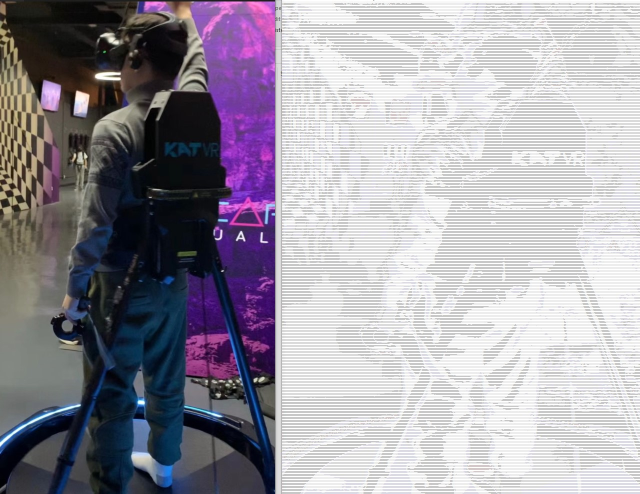
#> input picture imgTochar.jpg, 1279 x 988 px, given in place of video.mp4, which was not available (shown at 1/2 size)
$ python VideoCapture.py
#> lines starting #> are read from the running program, lines starting #| are printed output that depends on the picture; after the words box and inside, x2 and y2 are one past the last pixel; in counts of white or black regions, pixels touching at a corner belong together; pictures that were not available may be replaced by others from this repository, and a replacement may not be noted
# -*- coding: utf-8 -*-
"""
Created on Mon Jul 11 16:14:49 2022

@author: Haowei Li
"""
# importing the necessary libraries
import cv2
import numpy as np

# Creating a VideoCapture object to read the video
cap = cv2.VideoCapture('video.mp4')


# Loop until the end of the video
while (cap.isOpened()):

    # Capture frame-by-frame
    ret, frame = cap.read()
#> frame is the input picture: shape (988, 1279, 3); mean B, G, R 164.4, 155.2, 159
    frame = cv2.resize(frame, (540, 380), fx = 0, fy = 0,
                         interpolation = cv2.INTER_CUBIC)
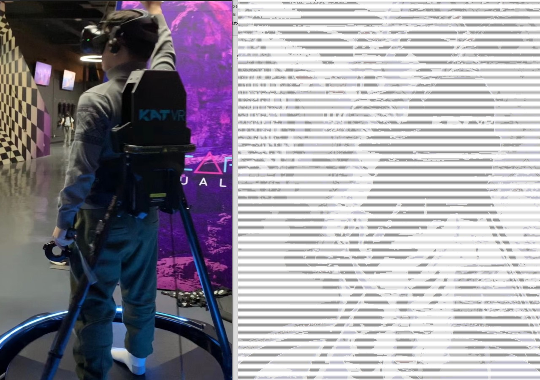
#> frame: shape (380, 540, 3); mean B, G, R 162.7, 153.5, 157.3

    # Display the resulting frame
    cv2.imshow('Frame', frame)

    # conversion of BGR to grayscale is necessary to apply this operation
    gray = cv2.cvtColor(frame, cv2.COLOR_BGR2GRAY)
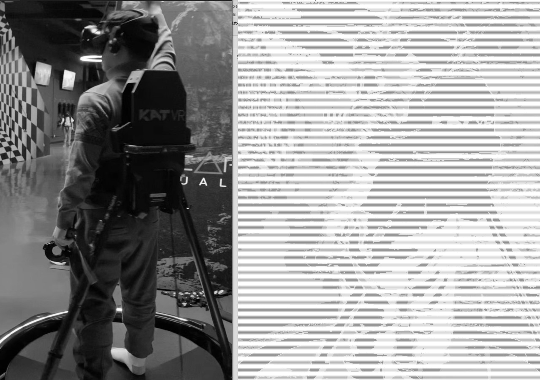
#> gray: shape (380, 540); min 0, max 255, mean 155.7

    # adaptive thresholding to use different threshold
    # values on different regions of the frame.
    Thresh = cv2.adaptiveThreshold(gray, 255, cv2.ADAPTIVE_THRESH_MEAN_C,
                                           cv2.THRESH_BINARY_INV, 11, 2)
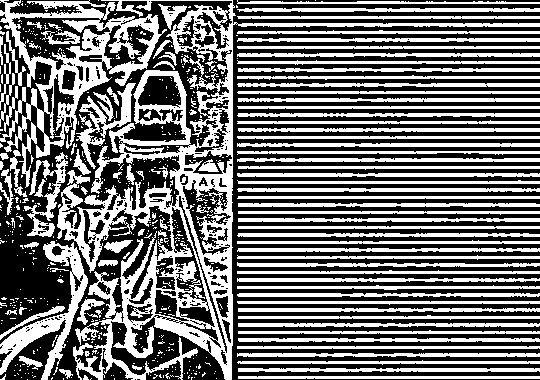
#> Thresh: shape (380, 540); 44.3% white; 590 white regions (476 under 20 px), largest, box (x1, y1, x2, y2) and area: (57, 0, 540, 380) 22471, (0, 0, 167, 158) 7059, (0, 241, 88, 380) 2773

    cv2.imshow('Thresh', Thresh)
    # define q as the exit button
    if cv2.waitKey(25) & 0xFF == ord('q'):
#> (key q is pressed here)
        break

# release the video capture object
cap.release()
# Closes all the windows currently opened.
cv2.destroyAllWindows()

$ run again, on me.jpg
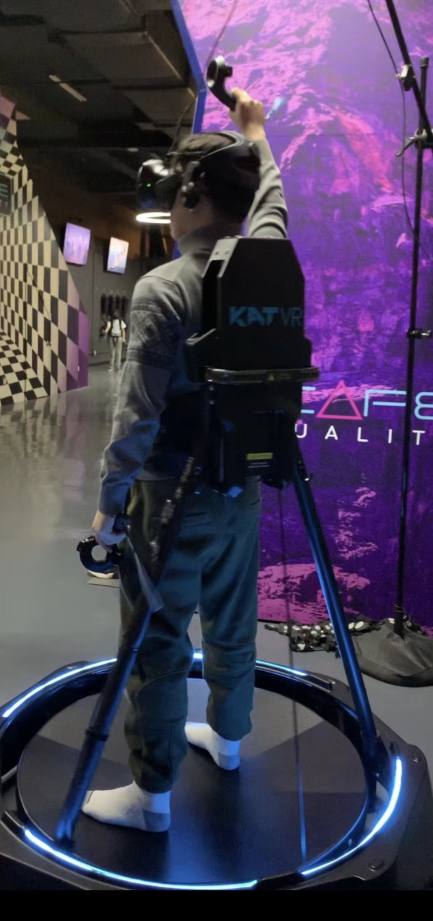
#> input picture me.jpg, 866 x 1841 px, given in place of video.mp4, which was not available (shown at 1/2 size)
#> frame is the input picture: shape (1841, 866, 3); mean B, G, R 85.2, 61.3, 70.7
#> frame: shape (380, 540, 3)
#> `gray = cv2.cvtColor(frame, cv2.COLOR_BGR2GRAY)`:
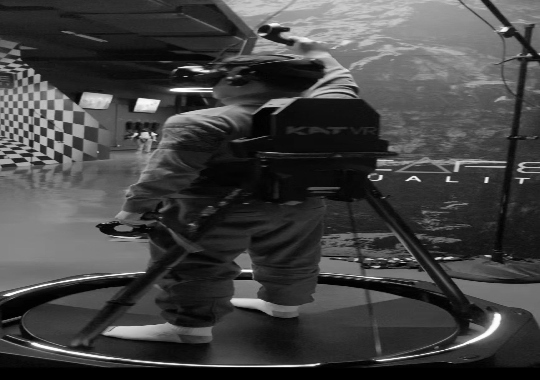
#> gray: shape (380, 540); min 0, max 255, mean 66.8
#> `Thresh = cv2.adaptiveThreshold(gray, 255, cv2.ADAPTIVE_THRESH_MEAN_C, ..`:
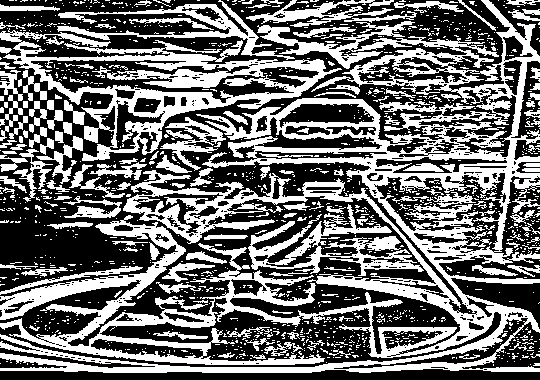
#> Thresh: shape (380, 540); 43.2% white; 1299 white regions (1146 under 20 px), largest, box (x1, y1, x2, y2) and area: (0, 0, 540, 373) 49845, (0, 28, 342, 161) 10723, (248, 204, 424, 276) 3712
